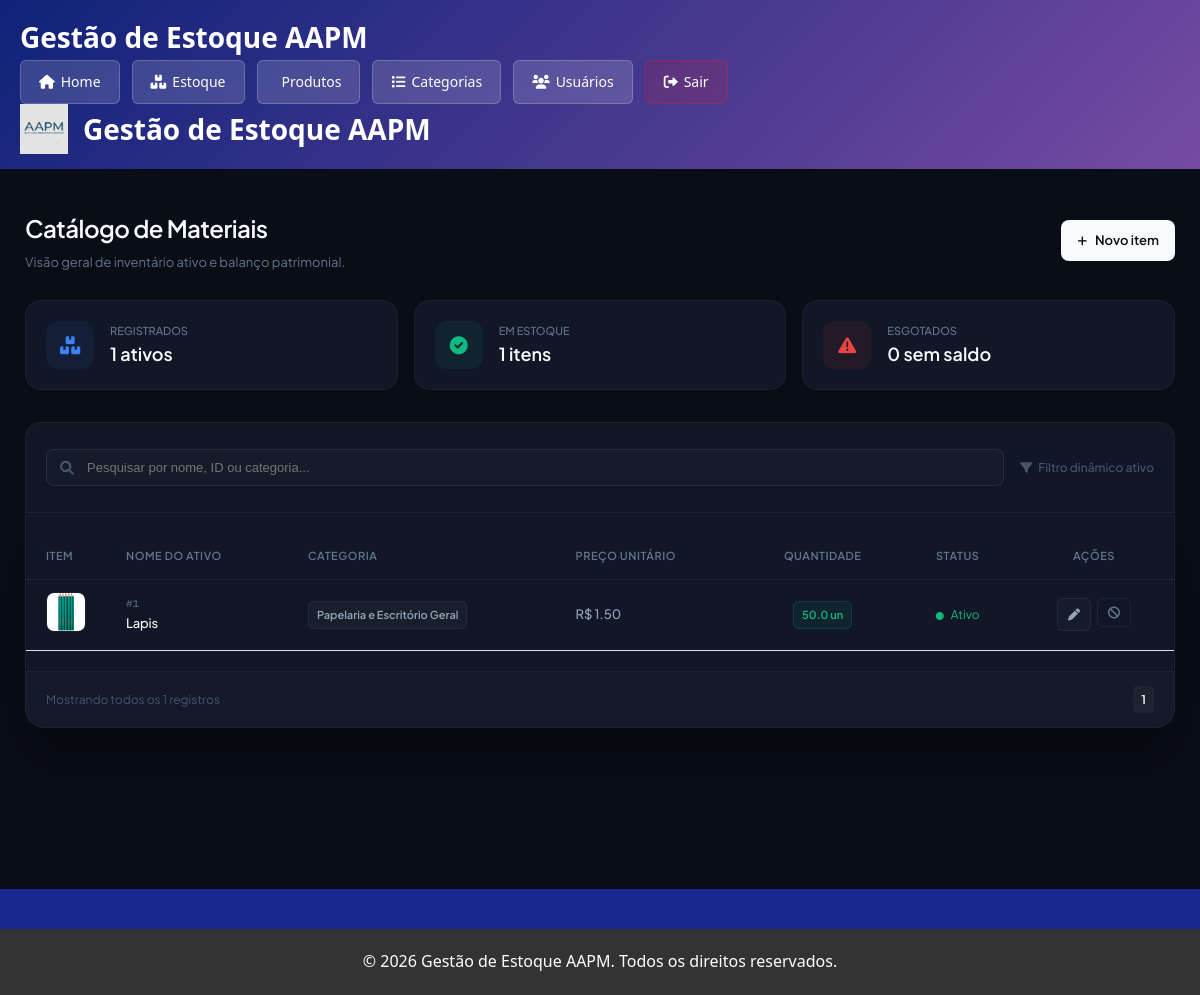
The page /produtos/ (signed in) on the database its author committed.
### app/models/produto.py (models this page shows, shortened)
class Produto(Base):
    __tablename__ = "produtos"
    id = Column(Integer, primary_key=True, autoincrement=True, index=True)
    nome = Column(String(150), nullable=False, index=True, unique=True)
    preco = Column(Float, nullable=False, default=0.0)
    estoque_atual = Column(Integer, nullable=False, default=0)
    ativo = Column(Boolean, default=True)
    imagem_path = Column(String(255), nullable=True)
    categoria_id = Column(Integer, ForeignKey("categorias.id", ondelete="SET NULL"), nullable=True)
    categoria = relationship("Categoria", back_populates="produtos")

### app/models/categoria.py (models this page shows, shortened)
class Categoria(Base):
    __tablename__ = "categorias"
    id = Column(Integer, primary_key=True, index=True)
    nome = Column(String(50), unique=True, nullable=False)
    descricao = Column(String(255), nullable=True)
    ativa = Column(Boolean, default=True)
    produtos = relationship("Produto", back_populates="categoria")

### app/controllers/produto_controller.py (the view)
@router.get("/")
def listar_produtos(
    request: Request,
    busca: str = "",
    categoria_id: int = 0,       # 0 = todas as categorias
    db: Session = Depends(get_db),
    usuario = Depends(get_usuario_logado)
):
    query = db.query(Produto).filter(Produto.ativo == True)
    if busca:
        query = query.filter(Produto.nome.ilike(f"%{busca}%"))
    if categoria_id:
        query = query.filter(Produto.categoria_id == categoria_id)
    produtos    = query.order_by(Produto.nome).all()
    categorias  = db.query(Categoria).filter(Categoria.ativa == True).all()
    return templates.TemplateResponse(
        request,
        "produtos/index.html",
        {
            "request":      request,
            "usuario":      usuario,
            "produtos":     produtos,
            "categorias":   categorias,
            "busca":        busca,
            "categoria_id": categoria_id,
        }
    )

### app/templates/produtos/index.html (shortened to what this page needs)
{% extends "base.html" %}
{% block content %}
<link rel="stylesheet" href="https://cdnjs.cloudflare.com/ajax/libs/font-awesome/6.0.0/css/all.min.css">
<div class="page-wrapper">
    <div class="catalog-container">
        <div style="display: flex; justify-content: space-between; align-items: center; margin-bottom: 28px;">
            <div>
                <h2 style="color: #f8fafc; font-size: 24px; font-weight: 600; margin: 0 0 4px 0; letter-spacing: -0.5px;">
                    Catálogo de Materiais
                </h2>
                <p style="color: #64748b; font-size: 13px; margin: 0;">
                    Visão geral de inventário ativo e balanço patrimonial.
                </p>
            </div>
            <a href="/produtos/novo" class="btn-add">
                <i class="fas fa-plus" style="font-size: 11px;"></i>
                <span>Novo item</span>
            </a>
        </div>
        {% set total_itens = produtos|length %}
        {% set de_fora = namespace(qtd=0) %}
        {% for p in produtos %}{% if (p.estoque_atual|default(0)) == 0 %}{% set de_fora.qtd = de_fora.qtd + 1 %}{% endif %}{% endfor %}
        <div class="metrics-grid">
            <div class="metric-card">
                <div class="metric-icon" style="background: rgba(59, 130, 246, 0.08); color: #3b82f6;"><i class="fas fa-boxes-stacked"></i></div>
                <div>
                    <span style="display: block; color: #64748b; font-size: 11px; text-transform: uppercase; font-weight: 500;">Registrados</span>
                    <strong style="color: #f8fafc; font-size: 18px; font-weight: 600;">{{ total_itens }} ativos</strong>
                </div>
            </div>
            <div class="metric-card">
                <div class="metric-icon" style="background: rgba(16, 185, 129, 0.08); color: #10b981;"><i class="fas fa-circle-check"></i></div>
                <div>
                    <span style="display: block; color: #64748b; font-size: 11px; text-transform: uppercase; font-weight: 500;">Em Estoque</span>
                    <strong style="color: #f8fafc; font-size: 18px; font-weight: 600;">{{ total_itens - de_fora.qtd }} itens</strong>
                </div>
            </div>
            <div class="metric-card">
                <div class="metric-icon" style="background: rgba(239, 68, 68, 0.08); color: #ef4444;"><i class="fas fa-triangle-exclamation"></i></div>
                <div>
                    <span style="display: block; color: #64748b; font-size: 11px; text-transform: uppercase; font-weight: 500;">Esgotados</span>
                    <strong style="color: #f8fafc; font-size: 18px; font-weight: 600;">{{ de_fora.qtd }} sem saldo</strong>
                </div>
            </div>
        </div>
        <div class="search-bar-container">
            <div class="search-wrapper">
                <i class="fas fa-magnifying-glass"></i>
                <input type="text" id="tableSearch" class="search-input" placeholder="Pesquisar por nome, ID ou categoria...">
            </div>
            <div style="color: #475569; font-size: 12px; font-weight: 500;">
                <i class="fas fa-filter" style="margin-right: 4px;"></i> Filtro dinâmico ativo
            </div>
        </div>
        <div class="table-card">
            <div style="overflow-x: auto;">
                <table class="custom-table" id="productsTable">
                    <thead>
                        <tr>
                            <th style="width: 70px;">Item</th>
                            <th>Nome do Ativo</th>
                            <th>Categoria</th>
                            <th>Preço Unitário</th>
                            <th style="text-align: center;">Quantidade</th>
                            <th style="text-align: center;">Status</th>
                            <th style="text-align: center; width: 160px;" onclick="event.stopPropagation();">Ações</th>
                        </tr>
                    </thead>
                    <tbody>
                        {% for produto in produtos %}
                        <tr class="prod-row" onclick="window.location.href='/produtos/{{ produto.id }}'">
                            <td>
                                <img src="{{ produto.imagem_url }}" alt="{{ produto.nome }}"
                                     style="width: 40px; height: 40px; border-radius: 8px; object-fit: cover; border: 1px solid rgba(255,255,255,0.05); background: rgba(0,0,0,0.2);">
                            </td>
                            <td style="font-weight: 500; letter-spacing: -0.2px;">
                                <span style="color: #64748b; font-size: 11px; font-family: monospace; display: block;">#{{ produto.id }}</span>
                                {{ produto.nome }}
                            </td>
                            <td>
                                <span class="badge badge-category">
                                    {% if produto.categoria %}{{ produto.categoria.nome }}{% else %}—{% endif %}
                                </span>
                            </td>
                            <td style="color: #94a3b8; font-weight: 500;">
                                R$ {{ "%.2f"|format(produto.preco) }}
                            </td>
                            <td style="text-align: center;">
                                {% if (produto.estoque_atual | default(0)) == 0 %}
                                    <span class="badge badge-danger">0 un</span>
                                {% elif (produto.estoque_atual | default(0)) < 10 %}
                                    <span class="badge badge-warning">{{ produto.estoque_atual }} un</span>
                                {% else %}
                                    <span class="badge badge-success">{{ produto.estoque_atual }} un</span>
                                {% endif %}
                            </td>
                            <td style="text-align: center;">
                                {% if produto.ativo %}
                                    <span style="color: #10b981; font-size: 12px;"><i class="fas fa-circle" style="font-size: 8px; margin-right: 5px;"></i> Ativo</span>
                                {% else %}
                                    <span style="color: #64748b; font-size: 12px;"><i class="fas fa-circle" style="font-size: 8px; margin-right: 5px;"></i> Inativo</span>
                                {% endif %}
                            </td>
                            <td style="text-align: center;" onclick="event.stopPropagation();">
                                <div style="display: inline-flex; gap: 6px;">
                                    <a href="/produtos/{{ produto.id }}/editar" class="btn-action-edit" title="Editar">
                                        <i class="fas fa-pen"></i>
                                    </a>
                                    <form method="POST" action="/produtos/{{ produto.id }}/desativar" style="display: inline;">
                                        <button type="submit" class="btn-action-disable" title="Congelar item" onclick="return confirm('Tem certeza que deseja desativar este produto?');">
                                            <i class="fas fa-ban"></i>
                                        </button>
                                    </form>
                                </div>
                            </td>
                        </tr>
                        {% endfor %}
                    </tbody>
                </table>
            </div>
            <div style="background: rgba(255,255,255,0.01); padding: 14px 20px; display: flex; justify-content: space-between; align-items: center; border-top: 1px solid rgba(255,255,255,0.04); font-size: 12px; color: #475569;">
                <div>Mostrando todos os {{ total_itens }} registros</div>
                <div style="display: flex; gap: 4px;">
                    <span style="padding: 4px 8px; background: rgba(255,255,255,0.04); border-radius: 4px; color: #f8fafc; font-weight: 600;">1</span>
                </div>
            </div>
        </div>
    </div>
</div>
{% endblock %}

### app/templates/base.html (style rules this page uses)
* { margin: 0; padding: 0; box-sizing: border-box; }
body { font-family: 'Segoe UI', Tahoma, Geneva, Verdana, sans-serif; background-color: #1b2791; color: #333; line-height: 1.6; min-height: 100vh; }
button, .btn { background-color: #667eea; color: white; padding: 10px 20px; border: none; border-radius: 4px; cursor: pointer; transition: 0.3s; }
input, textarea, select { width: 100%; padding: 10px; margin: 10px 0; border: 1px solid #ddd; border-radius: 4px; }
table { width: 100%; border-collapse: collapse; background-color: white; margin: 20px 0; }
table th { background-color: #667eea; color: white; padding: 15px; text-align: left; }
table td { padding: 12px 15px; border-bottom: 1px solid #ddd; }

### app/templates/produtos/index.html (style rules this page uses)
.page-wrapper { min-height: 90vh; background-color: #090d16; font-family: 'Plus Jakarta Sans', sans-serif; padding: 40px 20px; display: flex; justify-content: center; }
.catalog-container { width: 100%; max-width: 1150px; }
.metrics-grid { display: grid; grid-template-columns: repeat(auto-fit, minmax(220px, 1fr)); gap: 16px; margin-bottom: 32px; }
.metric-card { background: #111726; border: 1px solid rgba(255, 255, 255, 0.04); border-radius: 16px; padding: 20px; display: flex; align-items: center; gap: 16px; }
.metric-icon { width: 48px; height: 48px; border-radius: 12px; display: flex; align-items: center; justify-content: center; font-size: 18px; }
.search-bar-container { background: #111726; border: 1px solid rgba(255, 255, 255, 0.05); border-radius: 16px 16px 0 0; padding: 16px 20px; display: flex; gap: 16px; align-items: center; border-bottom: none; }
.search-wrapper { position: relative; flex: 1; }
.search-wrapper i { position: absolute; left: 14px; top: 50%; transform: translateY(-50%); color: #475569; font-size: 14px; }
.search-input { background: rgba(255, 255, 255, 0.02); border: 1px solid rgba(255, 255, 255, 0.08); padding: 10px 14px 10px 40px; border-radius: 8px; font-size: 13px; color: #f8fafc; width: 100%; box-sizing: border-box; transition: all 0.2s; }
.table-card { background: #111726; border: 1px solid rgba(255, 255, 255, 0.05); border-radius: 0 0 20px 20px; box-shadow: 0 30px 60px rgba(0, 0, 0, 0.3); overflow: hidden; }
.custom-table { width: 100%; border-collapse: collapse; text-align: left; background: #111726; }
.custom-table th { background: #111726; padding: 14px 20px; color: #64748b; font-size: 11px; font-weight: 600; text-transform: uppercase; letter-spacing: 0.05em; border-bottom: 1px solid rgba(255, 255, 255, 0.05); }
.prod-row { background: #111726; border-bottom: 1px solid rgba(255, 255, 255, 0.02); transition: background 0.15s ease; cursor: pointer; }
.prod-row td { background: transparent !important; }
.custom-table td { padding: 12px 20px; color: #f8fafc; font-size: 13px; vertical-align: middle; background: transparent; }
.badge { padding: 4px 8px; border-radius: 6px; font-weight: 600; font-size: 11px; display: inline-flex; align-items: center; gap: 5px; }
.badge-success { background: rgba(16, 185, 129, 0.08); color: #10b981; border: 1px solid rgba(16, 185, 129, 0.15); }
.badge-category { background: rgba(255, 255, 255, 0.03); color: #94a3b8; border: 1px solid rgba(255, 255, 255, 0.05); }
.btn-add { background: #f8fafc; color: #090d16; padding: 10px 16px; text-decoration: none; border-radius: 8px; font-size: 13px; font-weight: 600; display: inline-flex; align-items: center; gap: 8px; transition: all 0.2s ease; }
.btn-action-edit { background: rgba(255,255,255,0.02); color: #94a3b8; padding: 6px 10px; text-decoration: none; border-radius: 6px; font-size: 12px; border: 1px solid rgba(255, 255, 255, 0.06); transition: all 0.2s; }
.btn-action-disable { background: transparent; color: #64748b; padding: 6px 10px; border-radius: 6px; font-size: 12px; border: 1px solid rgba(255, 255, 255, 0.06); cursor: pointer; font-family: inherit; }

### rows shown on the page
Produto: imagem_url (picture), id "1", nome "Lapis", categoria.nome "Papelaria e Escritório Geral", preco "1.50", estoque_atual "50.0", ativo True (drawn)

### other values the page prints
{{ total_itens }} "1"
{{ total_itens - de_fora.qtd }} "1"
{{ de_fora.qtd }} "0"
